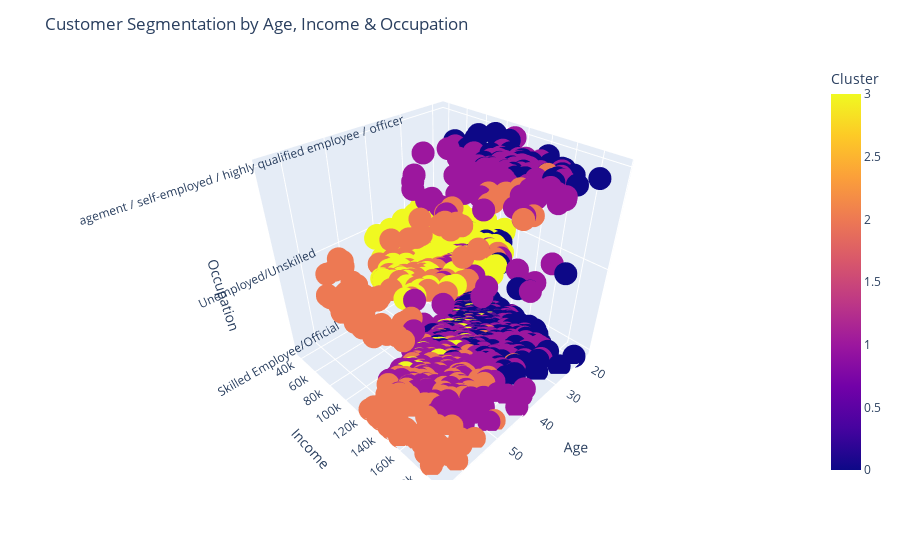

Notebook code for this chart:
### Code cell
# Number 3 Age vs Income vs Occupation
fig = px.scatter_3d(df_filtered, x='Age', y='Income', z='Occupation', color='Cluster')
fig.update_layout(
    title='Customer Segmentation by Age, Income & Occupation',
    scene=dict(
        xaxis_title='Age',
        yaxis_title='Income',
        zaxis_title='Occupation'
    )
)
fig.show()

### Figure 1 — Plotly figure (JSON) as saved in the notebook; plotly's stock layout.template omitted (floating-point values rounded to 4 significant figures; data arrays with more than 128 entries replaced by an {"elided": "..."} marker saying what was removed)
{"data": [{"hovertemplate": "Age=%{x}<br>Income=%{y}<br>Occupation=%{z}<br>Cluster=%{marker.color}<extra></extra>", "legendgroup": "", "marker": {"color": {"elided": "1868 int values"}, "coloraxis": "coloraxis", "symbol": "circle"}, "mode": "markers", "name": "", "scene": "scene", "showlegend": false, "type": "scatter3d", "x": {"elided": "1868 int values"}, "y": {"elided": "1868 int values"}, "z": {"elided": "1868 str values"}}], "layout": {"coloraxis": {"colorbar": {"title": {"text": "Cluster"}}, "colorscale": [[0, "#0d0887"], [0.1111, "#46039f"], [0.2222, "#7201a8"], [0.3333, "#9c179e"], [0.4444, "#bd3786"], [0.5556, "#d8576b"], [0.6667, "#ed7953"], [0.7778, "#fb9f3a"], [0.8889, "#fdca26"], [1, "#f0f921"]]}, "legend": {"tracegroupgap": 0}, "margin": {"t": 60}, "scene": {"domain": {"x": [0, 1], "y": [0, 1]}, "xaxis": {"title": {"text": "Age"}}, "yaxis": {"title": {"text": "Income"}}, "zaxis": {"title": {"text": "Occupation"}}}, "title": {"text": "Customer Segmentation by Age, Income & Occupation"}}}
